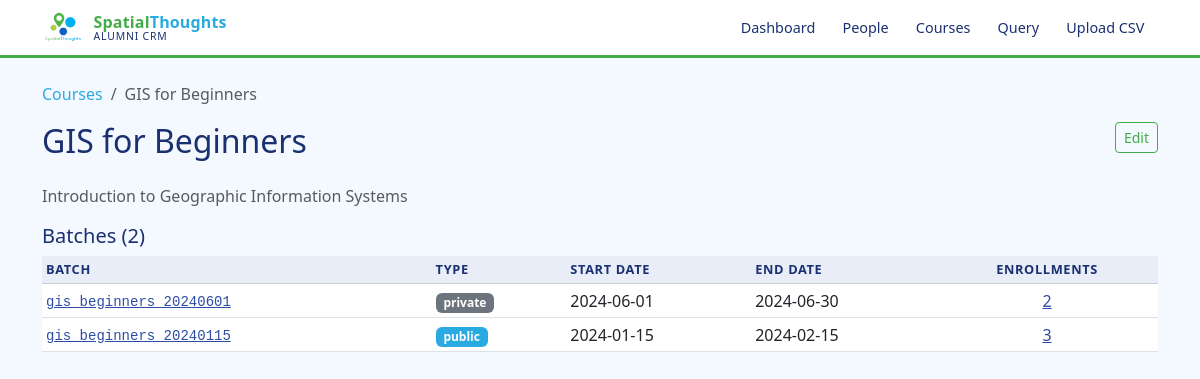
Screenshot of /courses/gis_beginners with the database file from the repository.
### tables this page shows
CREATE TABLE courses (
    id TEXT PRIMARY KEY,
    name TEXT UNIQUE NOT NULL,
    description TEXT
);

CREATE TABLE batches (
    id TEXT PRIMARY KEY,
    course_id TEXT NOT NULL REFERENCES courses(id),
    batch_type TEXT NOT NULL,
    start_date TEXT,
    end_date TEXT,
    notes TEXT
);

### app.py (the view, shortened to what this page needs)
@app.route("/courses/<cid>", methods=["GET", "POST"])
def course(cid):
    database = _db.get_db()
    course_row = database.execute("SELECT * FROM courses WHERE id=?", (cid,)).fetchone()
    if not course_row:
        return "Course not found", 404
    batches = database.execute(
        """
        SELECT b.*, COUNT(e.id) as enrollment_count
        FROM batches b
        LEFT JOIN enrollments e ON e.batch_id = b.id
        WHERE b.course_id = ?
        GROUP BY b.id
        ORDER BY b.start_date DESC
        """,
        (cid,),
    ).fetchall()
    return render_template("course.html", course=course_row, batches=batches)

### db.py (called while the page is built)
def get_db():
    if "db" not in g:
        g.db = sqlite3.connect(
            current_app.config["DATABASE"],
            detect_types=sqlite3.PARSE_DECLTYPES,
        )
        g.db.row_factory = sqlite3.Row
        g.db.execute("PRAGMA foreign_keys = ON")
    return g.db

### templates/course.html (shortened to what this page needs)
{% extends "base.html" %}
{% block content %}
<nav aria-label="breadcrumb">
  <ol class="breadcrumb">
    <li class="breadcrumb-item"><a href="{{ url_for('courses') }}">Courses</a></li>
    <li class="breadcrumb-item active">{{ course.name }}</li>
  </ol>
</nav>
<div class="d-flex justify-content-between align-items-start mb-3">
  <h2>{{ course.name }}</h2>
  <button class="btn btn-outline-primary btn-sm" data-bs-toggle="collapse" data-bs-target="#editCourse">Edit</button>
</div>
{% if course.description %}
<p class="text-muted">{{ course.description }}</p>
{% endif %}
<h5>Batches ({{ batches|length }})</h5>
<div class="table-responsive">
<table class="table table-hover table-sm">
  <thead class="table-secondary">
    <tr>
      <th>Batch</th>
      <th>Type</th>
      <th>Start Date</th>
      <th>End Date</th>
      <th class="text-center">Enrollments</th>
    </tr>
  </thead>
  <tbody>
    {% for b in batches %}
    <tr>
      <td><a href="{{ url_for('batch', bid=b.id) }}"><code>{{ b.id }}</code></a></td>
      <td>
        <a href="{{ url_for('batch', bid=b.id) }}">
          <span class="badge bg-{{ 'info' if b.batch_type == 'public' else 'secondary' }}">{{ b.batch_type }}</span>
        </a>
      </td>
      <td>{{ b.start_date or '?' }}</td>
      <td>{{ b.end_date or '?' }}</td>
      <td class="text-center"><a href="{{ url_for('batch', bid=b.id) }}">{{ b.enrollment_count }}</a></td>
    </tr>
    {% else %}
    <tr><td colspan="5" class="text-muted text-center">No batches.</td></tr>
    {% endfor %}
  </tbody>
</table>
</div>
{% endblock %}

### static/style.css (style rules this page uses)
:root { --st-green: #43AC48; --st-lime: #95C11F; --st-sky: #29ABE2; --st-navy: #2D4DA5; --st-dark: #1a3070; --st-light: #f4f8ff; }
body { background-color: var(--st-light); color: #222; }
a { color: var(--st-navy); }
.btn-outline-primary { color: var(--st-green); border-color: var(--st-green); }
.table td, .table th { vertical-align: middle; }
thead.table-secondary th { background-color: #e8edf8; color: var(--st-dark); font-size: 0.8rem; text-transform: uppercase; letter-spacing: 0.05em; }
.badge.bg-info { background-color: var(--st-sky) !important; }
.breadcrumb-item a { color: var(--st-sky); text-decoration: none; }
h2, h3, h5 { color: var(--st-dark); }

### rows the page displays
courses: name "GIS for Beginners", description "Introduction to Geographic Information Systems"
batches: id "gis_beginners_20240601", batch_type "private", start_date "2024-06-01", end_date "2024-06-30", enrollment_count "2"
batches: id "gis_beginners_20240115", batch_type "public", start_date "2024-01-15", end_date "2024-02-15", enrollment_count "3"

### other values shown
{{ batches|length }} "2"
